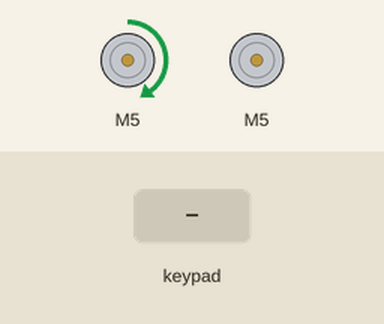
This sketch was run on a simulated Arduino Uno, built with avr-gcc and run on an emulated ATmega328P. On the bench: 2 × DC motor (green arrow = forward, orange = backward, longer = faster). The test bench sets the inputs (shaded band).

Above: at 1.2 s.
1.3 s: key 'U' pressed
At 1.5 s:
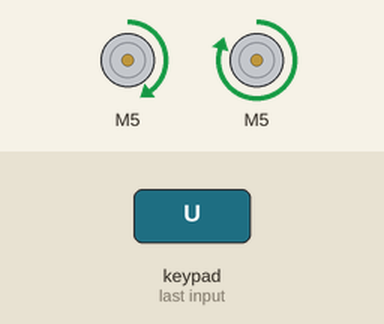
3.2 s: key 'D' pressed
At 3.4 s:
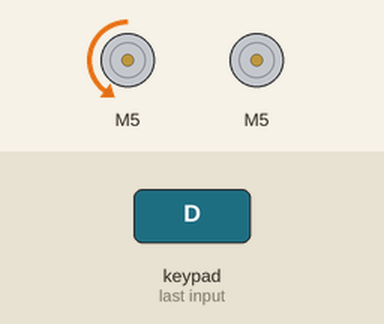
5.1 s: key 'L' pressed
At 5.3 s:
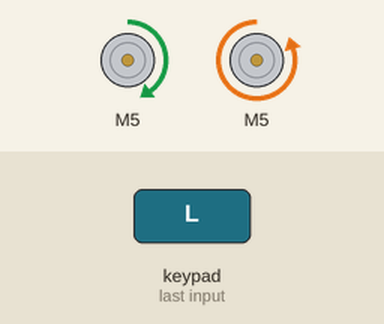
7.0 s: key 'R' pressed
At 7.7 s:
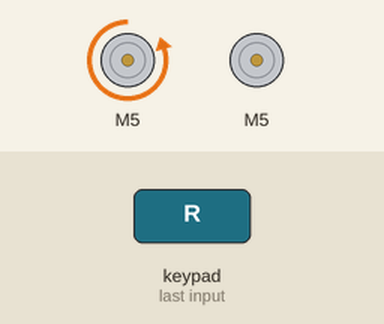
8.5 s: key 'U' pressed
At 8.7 s:
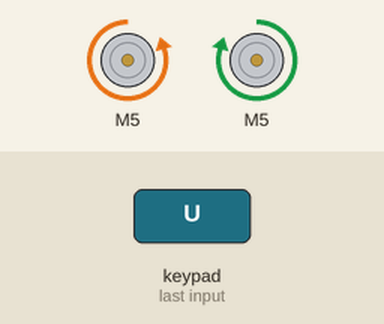
10.4 s: key 'D' pressed
At 10.6 s:
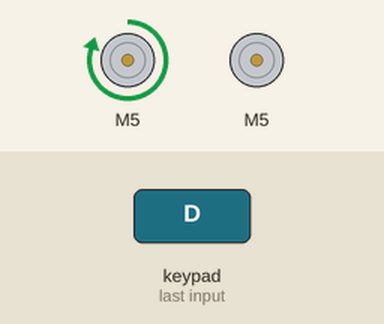
Timing chart, 0 to 13.3 s (numbered marks = the images above; inputs shaded):
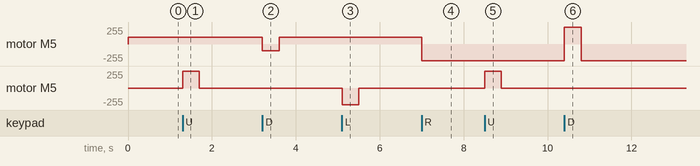

Measured:
- after the input at 1.3 s, motor M5: stopped → forward 252/255 at once, → stopped 0.40 s later
- after the input at 3.2 s, motor M5: forward 100/255 → backward 100/255 at once, → forward 100/255 0.40 s later
- after the input at 5.1 s, motor M5: stopped → backward 252/255 at once, → stopped 0.40 s later
- after the input at 7.0 s, motor M5: forward 100/255 → backward 252/255 at once
- after the input at 8.5 s, motor M5: stopped → forward 252/255 at once, → stopped 0.40 s later
- after the input at 10.4 s, motor M5: backward 252/255 → forward 252/255 at once, → backward 252/255 0.40 s later

The sketch:

bluetooth_car_v2.ino
```cpp
#define CUSTOM_SETTINGS
#define INCLUDE_GAMEPAD_MODULE
#include <Dabble.h>
#include <L298NX2.h>

// Pin definition
const unsigned int EN_A = 3;
const unsigned int IN1_A = 5;
const unsigned int IN2_A = 6;

const unsigned int IN1_B = 7;
const unsigned int IN2_B = 8;
const unsigned int EN_B = 9;

// Initialize both motors
L298N motorD(EN_A, IN1_A, IN2_A);
L298N motorE(EN_A, IN1_A, IN2_A);

void setup() {
  // put your setup code here, to run once:
  Dabble.begin(9600);      //Enter baudrate of your bluetooth.Connect bluetooth on Bluetooth port present on evive.
}

void loop() {
  Dabble.processInput();             //this function is used to refresh data obtained from smartphone.Hence calling this function is mandatory in order to get data properly from your mobile.
  float y = GamePad.getYaxisData();
  float x = GamePad.getXaxisData();
  int py = y*36;
  int px = x*36;

  if(py >= 0){
    motorD.forward();
    motorE.forward();

    if (px <= 0){
      motorE.setSpeed(py + px);
    }else{
      motorD.setSpeed(py - px);
    }
  } else{
    motorD.backward();
    motorE.backward();
  }
}
```
